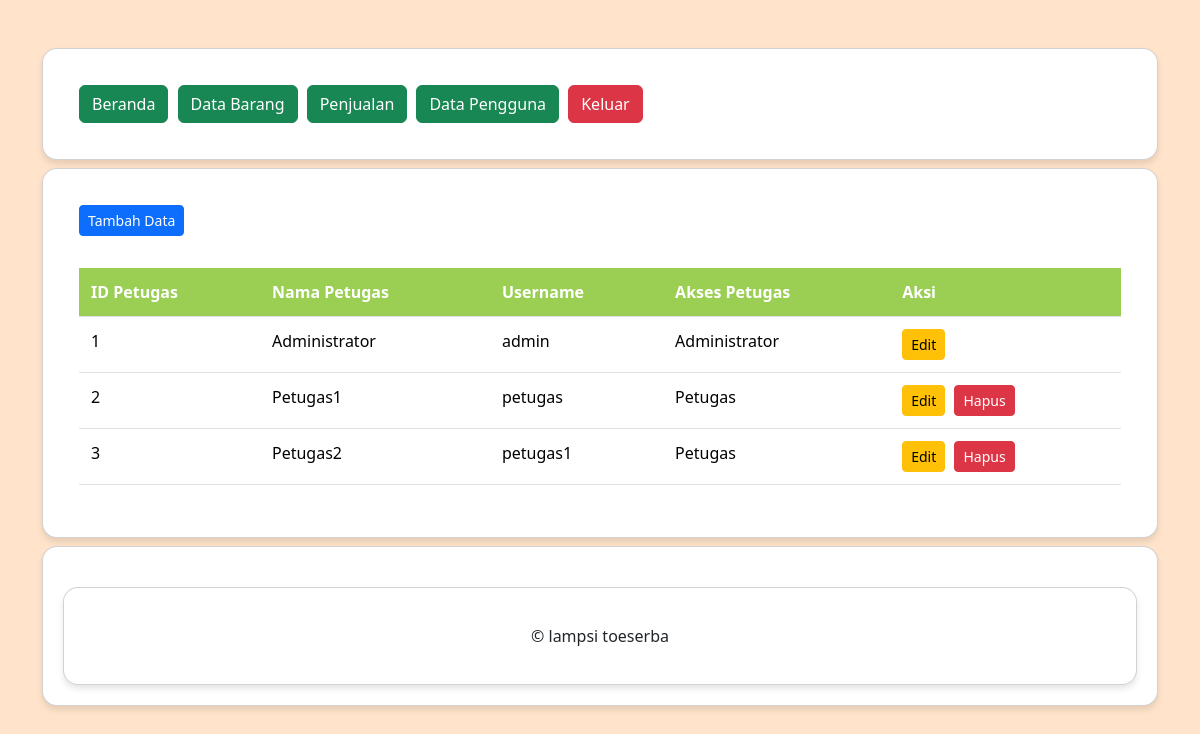
The page /ukk_kasir_hafizh/administrator/data_pengguna.php (signed in) on the database its author committed.
### tables this page shows
CREATE TABLE `petugas` (
  `id_petugas` int(11) NOT NULL,
  `nama_petugas` varchar(255) NOT NULL,
  `username` text NOT NULL,
  `password` text NOT NULL,
  `level` int(11) NOT NULL
);

### ukk_kasir_hafizh/administrator/data_pengguna.php (the view, shortened to what this page needs)
<?php
include "header.php";
include "navbar.php";
?>
<div class="card mt-2">
	<div class="card-body">
		<button type="button" class="btn btn-primary btn-sm" data-bs-toggle="modal" data-bs-target="#tambah-data">
			Tambah Data
		</button>
	</div>
	<div class="card-body">
		<table class="table">
			<thead>
				<tr>
					<th>ID Petugas</th>
					<th>Nama Petugas</th>
					<th>Username</th>
					<th>Akses Petugas</th>
					<th>Aksi</th>
				</tr>
			</thead>
			<tbody>
				<?php
				include '../koneksi.php';
				$data = mysqli_query($koneksi,"select * from petugas");
				while($d = mysqli_fetch_array($data)){
					?>
					<tr>
						<td><?php echo $d['id_petugas']; ?></td>
						<td><?php echo $d['nama_petugas']; ?></td>
						<td><?php echo $d['username']; ?></td>
						<td>
							<?php
							if ($d['level'] == '1') { ?>
								Administrator
							<?php } else { ?>
								Petugas
							<?php } ?>
						</td>
						<td>
							<button type="button" class="btn btn-warning btn-sm" data-bs-toggle="modal" data-bs-target="#edit-data<?php echo $d['id_petugas']; ?>">
								Edit
							</button>
							<?php
							if ($d['level'] == $_SESSION['level']) { ?>
							<?php } else { ?>
								<button type="button" class="btn btn-danger btn-sm" data-bs-toggle="modal" data-bs-target="#hapus-data<?php echo $d['id_petugas']; ?>">
									Hapus
								</button>
							<?php } ?>
						</td>
					</tr>
				<?php } ?>
			</tbody>
		</table>
	</div>
</div>
<?php
include "footer.php";
?>

### ukk_kasir_hafizh/administrator/header.php (style rules this page uses)
body { background-color: #FFE3CA; }
.card { margin-top: 20px; border-radius: 15px; box-shadow: 0 4px 6px rgba(0, 0, 0, 0.1); background-color: #ffffff; padding: 20px; }
.btn { margin-right: 5px; }
.table { width: 100%; border-collapse: collapse; }
.table th, .table td { padding: 12px; text-align: left; border-bottom: 1px solid #dee2e6; }
.table th { background-color: #9BCF53; color: #fff; }

### rows shown on the page
petugas: id_petugas "1", nama_petugas "Administrator", username "admin", level "Administrator"
petugas: id_petugas "2", nama_petugas "Petugas1", username "petugas", level "Petugas"
petugas: id_petugas "3", nama_petugas "Petugas2", username "petugas1", level "Petugas"
